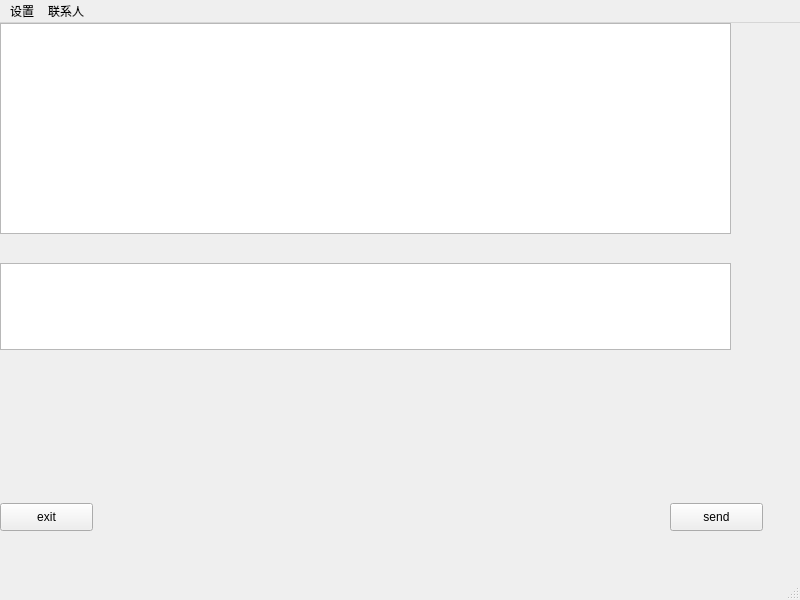
<?xml version="1.0" encoding="UTF-8"?>
<ui version="4.0">
 <class>interface</class>
 <widget class="QMainWindow" name="interface">
  <property name="geometry">
   <rect>
    <x>0</x>
    <y>0</y>
    <width>800</width>
    <height>600</height>
   </rect>
  </property>
  <property name="windowTitle">
   <string>MainWindow</string>
  </property>
  <widget class="QWidget" name="centralwidget">
   <widget class="QTextBrowser" name="textBrowser">
    <property name="geometry">
     <rect>
      <x>0</x>
      <y>0</y>
      <width>731</width>
      <height>211</height>
     </rect>
    </property>
   </widget>
   <widget class="QTextEdit" name="textEdit">
    <property name="geometry">
     <rect>
      <x>0</x>
      <y>240</y>
      <width>731</width>
      <height>87</height>
     </rect>
    </property>
   </widget>
   <widget class="QPushButton" name="pushButton">
    <property name="geometry">
     <rect>
      <x>0</x>
      <y>480</y>
      <width>93</width>
      <height>28</height>
     </rect>
    </property>
    <property name="text">
     <string>exit</string>
    </property>
   </widget>
   <widget class="QPushButton" name="pushButton_2">
    <property name="geometry">
     <rect>
      <x>670</x>
      <y>480</y>
      <width>93</width>
      <height>28</height>
     </rect>
    </property>
    <property name="text">
     <string>send</string>
    </property>
   </widget>
  </widget>
  <widget class="QMenuBar" name="menubar">
   <property name="geometry">
    <rect>
     <x>0</x>
     <y>0</y>
     <width>800</width>
     <height>26</height>
    </rect>
   </property>
   <widget class="QMenu" name="menuSet">
    <property name="title">
     <string>设置</string>
    </property>
   </widget>
   <widget class="QMenu" name="menuLianxiren">
    <property name="title">
     <string>联系人</string>
    </property>
   </widget>
   <addaction name="menuSet"/>
   <addaction name="menuLianxiren"/>
  </widget>
  <widget class="QStatusBar" name="statusbar"/>
 </widget>
 <resources/>
 <connections/>
</ui>
